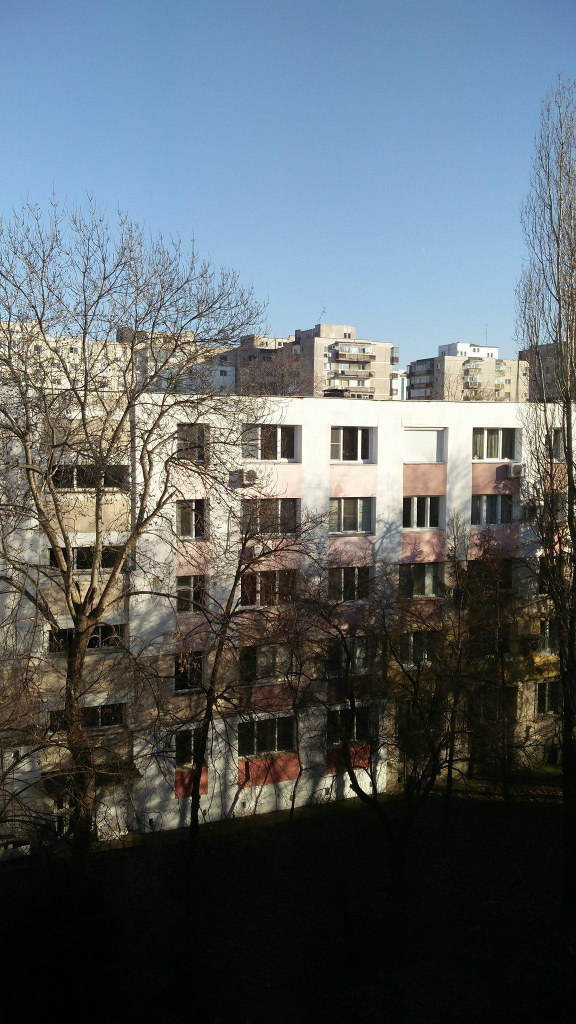
#> input picture panorama-stitching/images/image1.jpg, 1152 x 2048 px (shown at 1/2 size)
$ python stitch.py
#> lines starting #> are read from the running program, lines starting #| are printed output that depends on the picture; after the words box and inside, x2 and y2 are one past the last pixel; in counts of white or black regions, pixels touching at a corner belong together
### panorama-stitching/pyimagesearch/panorama.py
# import the necessary packages
import numpy as np
import imutils
import cv2
import random

print(cv2.__version__)

class Stitcher:
    def __init__(self):
        # determine if we are using OpenCV v3.X
        self.isv3 = imutils.is_cv3()

    def stitch(self, images, ratio=0.75, reprojThresh=4.0,
               showMatches=False):
        # unpack the images, then detect keypoints and extract
        # local invariant descriptors from them
        (imageB, imageA) = images
        (kpsA, featuresA) = self.detectAndDescribe(imageA)
        (kpsB, featuresB) = self.detectAndDescribe(imageB)

        # match features between the two images
        M = self.matchKeypoints(kpsA, kpsB,
                                featuresA, featuresB, ratio, reprojThresh)

        # if the match is None, then there aren't enough matched
        # keypoints to create a panorama
        if M is None:
            return None

        # otherwise, apply a perspective warp to stitch the images
        # together
        (matches, H, status) = M

        result = cv2.warpPerspective(imageA, H,
                                     (imageA.shape[1] + imageB.shape[1], imageA.shape[0]))

        result[0:imageB.shape[0], 0:imageB.shape[1]] = imageB

        # check to see if the keypoint matches should be visualized
        if showMatches:
            vis = self.drawMatches(imageA, imageB, kpsA, kpsB, matches,
                                   status)

            # return a tuple of the stitched image and the
            # visualization
            return (result, vis)

        # return the stitched image
        return result

    def detectAndDescribe(self, image):
        # convert the image to grayscale
        gray = cv2.cvtColor(image, cv2.COLOR_BGR2GRAY)

        # check to see if we are using OpenCV 3.X
        if self.isv3:
            # detect and extract features from the image
            descriptor = cv2.xfeatures2d.SIFT_create()
            (kps, features) = descriptor.detectAndCompute(image, None)

        # otherwise, we are using OpenCV 2.4.X
        else:
            # detect keypoints in the image
            detector = cv2.FeatureDetector_create("SIFT")
            kps = detector.detect(gray)

            # extract features from the image
            extractor = cv2.DescriptorExtractor_create("SIFT")
            (kps, features) = extractor.compute(gray, kps)

        # convert the keypoints from KeyPoint objects to NumPy
        # arrays
        kps = np.float32([kp.pt for kp in kps])

        # return a tuple of keypoints and features
        return (kps, features)

    # Should compute H from any number of points (min4)
    def computeHomographicMatrix(self, p1, p2):
        A = []
        for i in range(0, len(p1)):
            x, y = p1[i][0], p1[i][1]
            u, v = p2[i][0], p2[i][1]
            A.append([x, y, 1, 0, 0, 0, -u * x, -u * y, -u])
            A.append([0, 0, 0, x, y, 1, -v * x, -v * y, -v])
        A = np.asarray(A)
        U, S, Vh = np.linalg.svd(A)
        L = Vh[-1, :] / Vh[-1, -1]
        H = L.reshape(3, 3)
        return H

    def matchKeypoints(self, kpsA, kpsB, featuresA, featuresB,
                       ratio, reprojThresh):
        # compute the raw matches and initialize the list of actual
        # matches
        matcher = cv2.DescriptorMatcher_create("BruteForce")
        rawMatches = matcher.knnMatch(featuresA, featuresB, 2)
        matches = []

        # loop over the raw matches
        for m in rawMatches:
            # ensure the distance is within a certain ratio of each
            # other (i.e. Lowe's ratio test)
            if len(m) == 2 and m[0].distance < m[1].distance * ratio:
                matches.append((m[0].trainIdx, m[0].queryIdx))

        # computing a homography requires at least 4 matches
        if len(matches) > 4:
            # construct the two sets of points
            ptsA = np.float32([kpsA[i] for (_, i) in matches])
            ptsB = np.float32([kpsB[i] for (i, _) in matches])

            #RANSAC homographyc computation
            i = 0
            maxInliers = 0
            bestH = 0
            inlierDistanceTreshold = 10

            while i < 50:
                # select 4 random points and compute homographic matrix
                randA = []
                randB = []
                for x in range(4):
                    index = random.randint(0, ptsA.shape[0] - 1)
                    randA.append(ptsA[index])
                    randB.append(ptsB[index])
                H = self.computeHomographicMatrix(randA, randB)

                inliers = 0

                # compute projections of the matches and distance
                for index in range(len(ptsA)):
                    homogenousPoint = np.array((ptsA[index][0], ptsA[index][1], 1)).reshape((3, 1))
                    projectedPoint = H.dot(homogenousPoint)

                    # Cartezian coord of projection
                    projectedPointX = projectedPoint[0] / projectedPoint[2]
                    projectedPointY = projectedPoint[1] / projectedPoint[2]

                    # SSD. Projected is a match?
                    ssd = (ptsB[index][0] - projectedPointX) ** 2 + (ptsB[index][1] - projectedPointY) ** 2

                    if ssd < inlierDistanceTreshold:
                        inliers = inliers + 1

                if inliers > maxInliers:
                    maxInliers = inliers
                    bestH = H

                i = i+1

            # Using the best homography get all inliers and fit the final homography
            fittedInliersA = []
            fittedInliersB = []

            status = [0] * len(ptsA)

            for index in range(len(ptsA)):
                homogenousPoint = np.array((ptsA[index][0], ptsA[index][1], 1)).reshape((3, 1))
                projectedPoint = bestH.dot(homogenousPoint)

                # Cartesian coord of projection
                projectedPointX = projectedPoint[0] / projectedPoint[2]
                projectedPointY = projectedPoint[1] / projectedPoint[2]

                # SSD
                ssd = (ptsB[index][0] - projectedPointX) ** 2 + (ptsB[index][1] - projectedPointY) ** 2

                if ssd < inlierDistanceTreshold:
                    fittedInliersA.append(ptsA[index])
                    fittedInliersB.append(ptsB[index])
                    status[index] = 1

            bestBestH = self.computeHomographicMatrix(fittedInliersA, fittedInliersB)

            # return the matches along with the homograpy matrix
            # and status of each matched point
            return (matches, bestBestH, status)

        # otherwise, no homograpy could be computed
        return None

    def drawMatches(self, imageA, imageB, kpsA, kpsB, matches, status):
        # initialize the output visualization image
        (hA, wA) = imageA.shape[:2]
        (hB, wB) = imageB.shape[:2]
        vis = np.zeros((max(hA, hB), wA + wB, 3), dtype="uint8")
        vis[0:hA, 0:wA] = imageA
        vis[0:hB, wA:] = imageB

        # loop over the matches
        for ((trainIdx, queryIdx), s) in zip(matches, status):
            # only process the match if the keypoint was successfully
            # matched
            if s == 1:
                # draw the match
                ptA = (int(kpsA[queryIdx][0]), int(kpsA[queryIdx][1]))
                ptB = (int(kpsB[trainIdx][0]) + wA, int(kpsB[trainIdx][1]))
                cv2.line(vis, ptA, ptB, (0, 255, 0), 1)

        # return the visualization
        return vis

### panorama-stitching/stitch.py
from pyimagesearch.panorama import Stitcher
import argparse
import imutils
import cv2

# construct the argument parse and parse the arguments

"""
ap = argparse.ArgumentParser()
ap.add_argument("-f", "--first", required=True,
	help="path to the first image")
ap.add_argument("-s", "--second", required=True,
	help="path to the second image")
args = vars(ap.parse_args())
"""

# load the two images and resize them to have a width of 400 pixels
# (for faster processing)

imageA = cv2.imread("images/image1.jpg")
#> imageA is the input picture: shape (2048, 1152, 3); mean B, G, R 104.9, 100.7, 91.9
imageB = cv2.imread("images/image2.jpg")
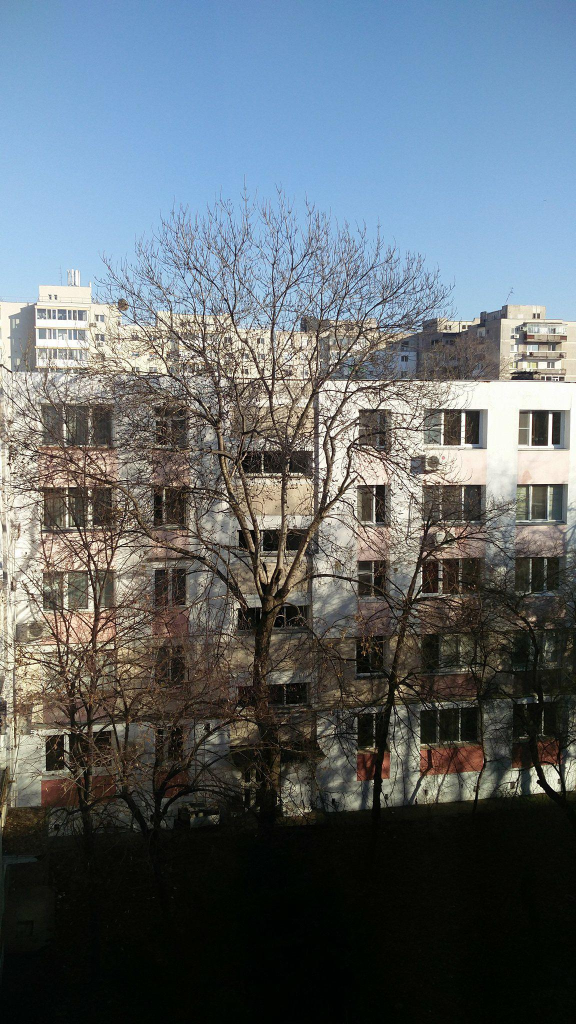
#> input picture panorama-stitching/images/image2.jpg, 1152 x 2048 px (shown at 1/2 size)
#> imageB is the input picture: shape (2048, 1152, 3); mean B, G, R 111, 105.1, 96

# [8 lines of commented-out code are left out]

imageA = imutils.resize(imageA, width=400)
#> imageA: shape (711, 400, 3)
imageB = imutils.resize(imageB, width=400)
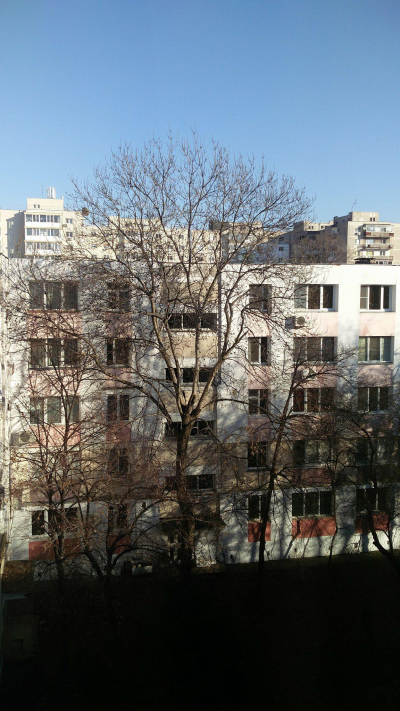
#> imageB: shape (711, 400, 3); mean B, G, R 111, 105.1, 96

# stitch the images together to create a panorama
stitcher = Stitcher()
(result, vis) = stitcher.stitch([imageA, imageB], showMatches=True)
#> in detectAndDescribe, `gray = cv2.cvtColor(image, cv2.COLOR_BGR2GRAY)`:
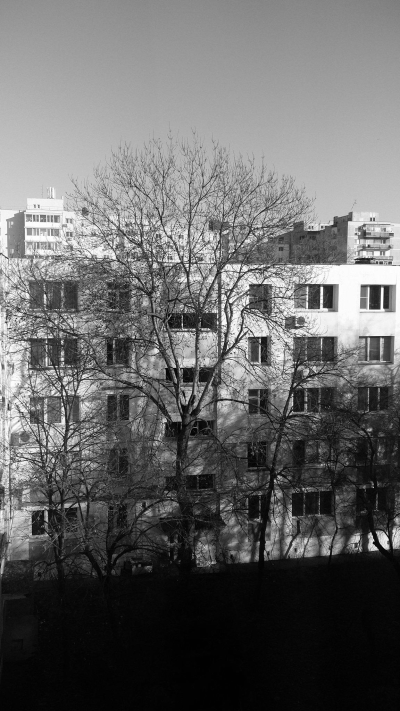
#> gray: shape (711, 400); min 1, max 254, mean 103.1
#> in detectAndDescribe, `kps = detector.detect(gray)`: kps = 2384 keypoints; strongest (x, y, size): (382, 289, 2.3), (372, 547, 5.4), (376, 297, 18.1), (386, 546, 4.2)
#> in detectAndDescribe, `kps = np.float32([kp.pt for kp in kps])`: kps = 2384 pairs, first value 2.44 to 396.4, second value 158.7 to 572.1
#> in stitch, `(kpsA, featuresA) = self.detectAndDescribe(imageA)`: kpsA has the same summary as kps in detectAndDescribe
#> in detectAndDescribe (call 2), `gray = cv2.cvtColor(image, cv2.COLOR_BGR2GRAY)`:
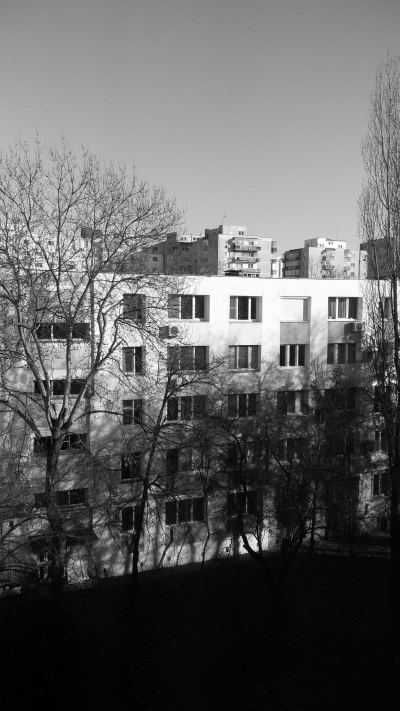
#> gray: shape (711, 400); min 1, max 253, mean 98.5
#> in detectAndDescribe (call 2), `kps = detector.detect(gray)`: kps = 2082 keypoints; strongest (x, y, size): (250, 300, 1.9), (194, 299, 2), (242, 550, 4.9), (376, 349, 1.8)
#> in detectAndDescribe (call 2), `kps = np.float32([kp.pt for kp in kps])`: kps = 2082 pairs, first value 2.4 to 396.4, second value 107.4 to 588.9
#> in stitch, `(kpsB, featuresB) = self.detectAndDescribe(imageB)`: kpsB has the same summary as kps in detectAndDescribe
#> in matchKeypoints, `rawMatches = matcher.knnMatch(featuresA, featuresB, 2)`: rawMatches = 2384 matches
#> after the loop in matchKeypoints, `for m in rawMatches:`: matches = 826 pairs, first value 9 to 1832, second value 162 to 2380
#> in matchKeypoints, `ptsA = np.float32([kpsA[i] for (_, i) in matches])`: ptsA = 826 pairs, first value 27.93 to 395.6, second value 168.8 to 568
#> in matchKeypoints, `ptsB = np.float32([kpsB[i] for (i, _) in matches])`: ptsB = 826 pairs, first value 3.94 to 331.4, second value 176.5 to 588.9
#> after the loop in matchKeypoints, `while i < 50:`: bestH = [[1.17, 0.00481, -159.6], [0.146, 1.1, -25.49], [0.000446, -3.19e-05, 1]]; i = 50; maxInliers = 812
#> in matchKeypoints, `status = [0] * len(ptsA)`: status = 826 values from 0 to 0
#> the loop in matchKeypoints, `for index in range(len(ptsA)):` made 826 passes
#> (homogenousPoint, projectedPoint, projectedPointX, projectedPointY, ssd) on passes 1 to 3: ([27.93, 251.9, 1], [-125.6, 255.6, 1], [-125.1], [254.5], [55806.4]), ([34.74, 362, 1], [-117.1, 377.7, 1], [-116.7], [376.2], [59742]), ([136.8, 517.5, 1], [3.16, 563.7, 1.04], [3.03], [539.7], [8.37])
#> after the loop in matchKeypoints, `for index in range(len(ptsA)):`: fittedInliersA = 812 pairs, first value 136.8 to 395.6, second value 168.8 to 568; fittedInliersB = 812 pairs, first value 3.94 to 262.1, second value 176.5 to 581.4; status = 826 values, max 1 at index 2, min 0 at index 0, mean 0.983
#> in matchKeypoints, `bestBestH = self.computeHomographicMatrix(fittedInliersA, fittedInlier..`: bestBestH = [[1.19, 0.00438, -161.4], [0.148, 1.12, -29.35], [0.000449, -1.61e-06, 1]]
#> in stitch, `(matches, H, status) = M`: H has the same summary as bestBestH in matchKeypoints
#> in stitch, `result[0:imageB.shape[0], 0:imageB.shape[1]] = imageB`:
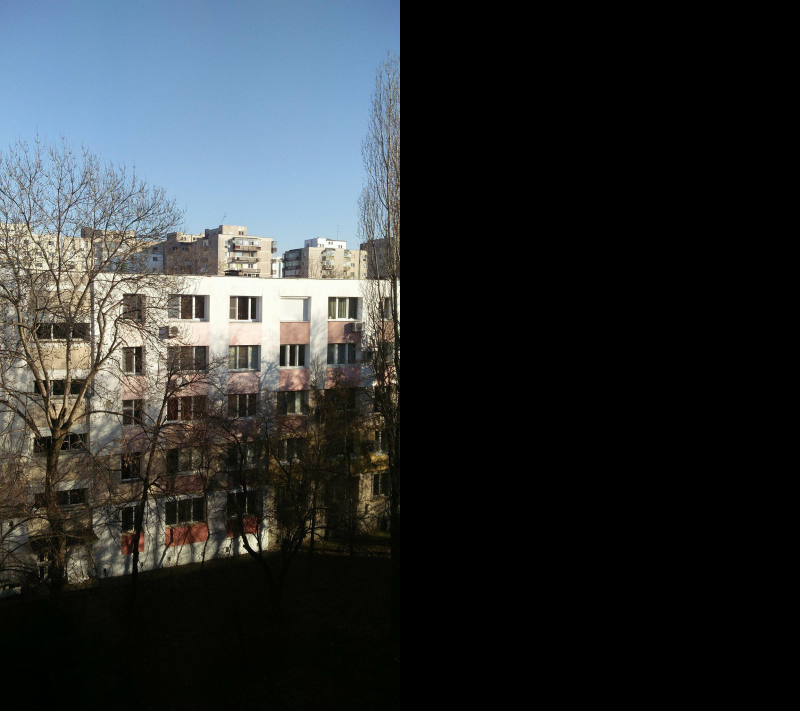
#> result: shape (711, 800, 3); mean B, G, R 52.4, 50.4, 45.9
#> in drawMatches, `vis[0:hB, wA:] = imageB`:
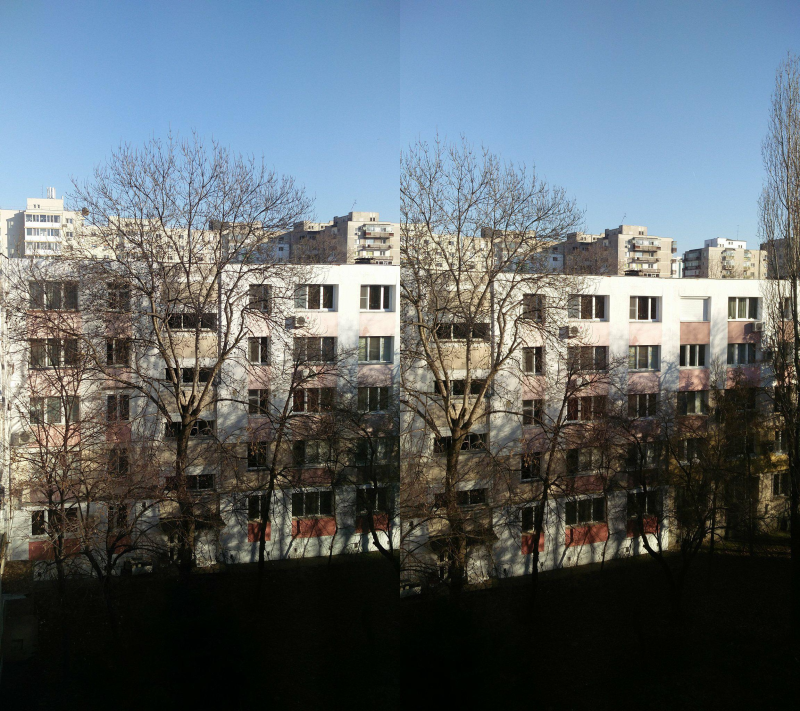
#> vis: shape (711, 800, 3); mean B, G, R 108, 102.9, 93.9
#> the loop in drawMatches, `for ((trainIdx, queryIdx), s) in zip(matches, status):` made 826 passes
#> (trainIdx, queryIdx, s, ptA, ptB) on passes 3, 4, 5, 6, 8, 9, 10, 11, 12, 13, 14, 15: (9, 847, 1, (136, 517), (403, 536)), (15, 861, 1, (137, 525), (404, 546)), (12, 868, 1, (138, 279), (404, 287)), (13, 871, 1, (139, 180), (404, 183)), (26, 873, 1, (139, 409), (405, 424)), (36, 882, 1, (141, 429), (406, 445)), (48, 889, 1, (141, 398), (407, 413)), (43, 891, 1, (142, 225), (407, 230)), (49, 892, 1, (142, 370), (408, 383)), (45, 895, 1, (142, 174), (407, 177)), (52, 896, 1, (142, 532), (409, 552)), (57, 897, 1, (143, 518), (411, 538))
#> (ptA, ptB) on passes 61 to 66: ((155, 365), (423, 377)), ((155, 365), (423, 377)), ((155, 212), (421, 217)), ((155, 384), (422, 397)), ((155, 350), (423, 362)), ((155, 350), (423, 362))
#> after the loop in drawMatches, `for ((trainIdx, queryIdx), s) in zip(matches, status):`:
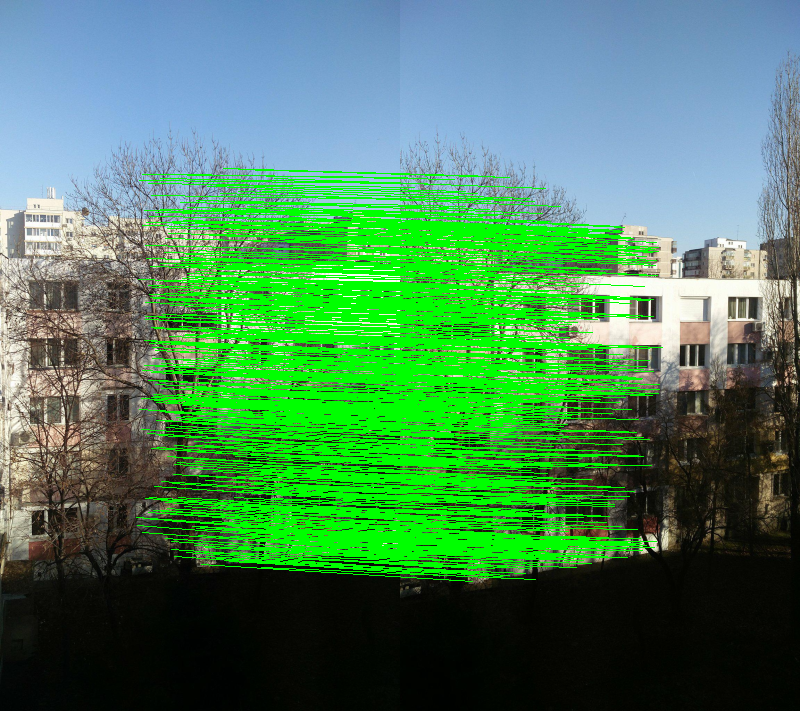
#> vis: shape (711, 800, 3); 19.34% of pixels changed, all inside (x1, y1, x2, y2) = (136, 168, 663, 582)

# show the images
cv2.imshow("Image A", imageA)
cv2.imshow("Image B", imageB)
cv2.imshow("Keypoint Matches", vis)
cv2.imshow("Result", result)
cv2.waitKey(0)
